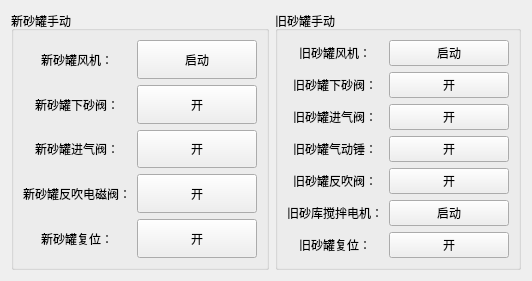
     <widget class="QWidget" name="tab_9">
      <attribute name="title">
       <string>供料系统</string>
      </attribute>
      <layout class="QVBoxLayout" name="verticalLayout_22">
       <item>
        <layout class="QHBoxLayout" name="horizontalLayout_3">
         <item>
          <widget class="QGroupBox" name="groupBox_11">
           <property name="title">
            <string>新砂罐手动</string>
           </property>
           <layout class="QVBoxLayout" name="verticalLayout_4">
            <item>
             <layout class="QGridLayout" name="gridLayout_8">
              <item row="0" column="0">
               <widget class="QLabel" name="label_84">
                <property name="text">
                 <string>新砂罐风机：</string>
                </property>
                <property name="alignment">
                 <set>Qt::AlignCenter</set>
                </property>
               </widget>
              </item>
              <item row="0" column="1">
               <widget class="QPushButton" name="btnNewSandTankBlower">
                <property name="minimumSize">
                 <size>
                  <width>100</width>
                  <height>0</height>
                 </size>
                </property>
                <property name="maximumSize">
                 <size>
                  <width>120</width>
                  <height>40</height>
                 </size>
                </property>
                <property name="text">
                 <string>启动</string>
                </property>
               </widget>
              </item>
              <item row="1" column="0">
               <widget class="QLabel" name="label_85">
                <property name="text">
                 <string>新砂罐下砂阀：</string>
                </property>
                <property name="alignment">
                 <set>Qt::AlignCenter</set>
                </property>
               </widget>
              </item>
              <item row="1" column="1">
               <widget class="QPushButton" name="btnNewSandTankDischargeValue">
                <property name="minimumSize">
                 <size>
                  <width>120</width>
                  <height>0</height>
                 </size>
                </property>
                <property name="maximumSize">
                 <size>
                  <width>80</width>
                  <height>40</height>
                 </size>
                </property>
                <property name="text">
                 <string>开</string>
                </property>
               </widget>
              </item>
              <item row="2" column="0">
               <widget class="QLabel" name="label_86">
                <property name="text">
                 <string>新砂罐进气阀：</string>
                </property>
                <property name="alignment">
                 <set>Qt::AlignCenter</set>
                </property>
               </widget>
              </item>
              <item row="2" column="1">
               <widget class="QPushButton" name="btnNewSandTankIntakeValue">
                <property name="minimumSize">
                 <size>
                  <width>120</width>
                  <height>0</height>
                 </size>
                </property>
                <property name="maximumSize">
                 <size>
                  <width>80</width>
                  <height>40</height>
                 </size>
                </property>
                <property name="text">
                 <string>开</string>
                </property>
               </widget>
              </item>
              <item row="3" column="0">
               <widget class="QLabel" name="label_87">
                <property name="text">
                 <string>新砂罐反吹电磁阀：</string>
                </property>
                <property name="alignment">
                 <set>Qt::AlignCenter</set>
                </property>
               </widget>
              </item>
              <item row="3" column="1">
               <widget class="QPushButton" name="btnNewSandTankReversePulseSolenoidValve">
                <property name="minimumSize">
                 <size>
                  <width>120</width>
                  <height>0</height>
                 </size>
                </property>
                <property name="maximumSize">
                 <size>
                  <width>80</width>
                  <height>40</height>
                 </size>
                </property>
                <property name="text">
                 <string>开</string>
                </property>
               </widget>
              </item>
              <item row="4" column="0">
               <widget class="QLabel" name="label_88">
                <property name="text">
                 <string>新砂罐复位：</string>
                </property>
                <property name="alignment">
                 <set>Qt::AlignCenter</set>
                </property>
               </widget>
              </item>
              <item row="4" column="1">
               <widget class="QPushButton" name="btnSolenoidValveReset">
                <property name="minimumSize">
                 <size>
                  <width>120</width>
                  <height>0</height>
                 </size>
                </property>
                <property name="maximumSize">
                 <size>
                  <width>80</width>
                  <height>40</height>
                 </size>
                </property>
                <property name="text">
                 <string>开</string>
                </property>
               </widget>
              </item>
             </layout>
            </item>
           </layout>
          </widget>
         </item>
         <item>
          <widget class="QGroupBox" name="groupBox_12">
           <property name="title">
            <string>旧砂罐手动</string>
           </property>
           <layout class="QVBoxLayout" name="verticalLayout_21">
            <item>
             <layout class="QGridLayout" name="gridLayout_13">
              <item row="0" column="0">
               <widget class="QLabel" name="label_89">
                <property name="layoutDirection">
                 <enum>Qt::RightToLeft</enum>
                </property>
                <property name="text">
                 <string>旧砂罐风机：</string>
                </property>
                <property name="alignment">
                 <set>Qt::AlignCenter</set>
                </property>
               </widget>
              </item>
              <item row="0" column="1">
               <widget class="QPushButton" name="btnOldSandTankBlower">
                <property name="minimumSize">
                 <size>
                  <width>120</width>
                  <height>0</height>
                 </size>
                </property>
                <property name="maximumSize">
                 <size>
                  <width>80</width>
                  <height>40</height>
                 </size>
                </property>
                <property name="text">
                 <string>启动</string>
                </property>
               </widget>
              </item>
              <item row="1" column="0">
               <widget class="QLabel" name="label_90">
                <property name="layoutDirection">
                 <enum>Qt::LeftToRight</enum>
                </property>
                <property name="text">
                 <string>旧砂罐下砂阀：</string>
                </property>
                <property name="alignment">
                 <set>Qt::AlignCenter</set>
                </property>
               </widget>
              </item>
              <item row="1" column="1">
               <widget class="QPushButton" name="btnOldSandTankDischargeValve">
                <property name="minimumSize">
                 <size>
                  <width>120</width>
                  <height>0</height>
                 </size>
                </property>
                <property name="maximumSize">
                 <size>
                  <width>80</width>
                  <height>40</height>
                 </size>
                </property>
                <property name="text">
                 <string>开</string>
                </property>
               </widget>
              </item>
              <item row="2" column="0">
               <widget class="QLabel" name="label_91">
                <property name="layoutDirection">
                 <enum>Qt::LeftToRight</enum>
                </property>
                <property name="text">
                 <string>旧砂罐进气阀：</string>
                </property>
                <property name="alignment">
                 <set>Qt::AlignCenter</set>
                </property>
               </widget>
              </item>
              <item row="2" column="1">
               <widget class="QPushButton" name="btnOldSandTankIntakeValue">
                <property name="minimumSize">
                 <size>
                  <width>120</width>
                  <height>0</height>
                 </size>
                </property>
                <property name="maximumSize">
                 <size>
                  <width>80</width>
                  <height>40</height>
                 </size>
                </property>
                <property name="text">
                 <string>开</string>
                </property>
               </widget>
              </item>
              <item row="3" column="0">
               <widget class="QLabel" name="label_92">
                <property name="layoutDirection">
                 <enum>Qt::LeftToRight</enum>
                </property>
                <property name="text">
                 <string>旧砂罐气动锤：</string>
                </property>
                <property name="alignment">
                 <set>Qt::AlignCenter</set>
                </property>
               </widget>
              </item>
              <item row="3" column="1">
               <widget class="QPushButton" name="btnOldSandTankPneumaticHammer">
                <property name="minimumSize">
                 <size>
                  <width>120</width>
                  <height>0</height>
                 </size>
                </property>
                <property name="maximumSize">
                 <size>
                  <width>80</width>
                  <height>40</height>
                 </size>
                </property>
                <property name="text">
                 <string>开</string>
                </property>
               </widget>
              </item>
              <item row="4" column="0">
               <widget class="QLabel" name="label_93">
                <property name="layoutDirection">
                 <enum>Qt::LeftToRight</enum>
                </property>
                <property name="text">
                 <string>旧砂罐反吹阀：</string>
                </property>
                <property name="alignment">
                 <set>Qt::AlignCenter</set>
                </property>
               </widget>
              </item>
              <item row="4" column="1">
               <widget class="QPushButton" name="btnOldSandTankReversePulseValve">
                <property name="minimumSize">
                 <size>
                  <width>120</width>
                  <height>0</height>
                 </size>
                </property>
                <property name="maximumSize">
                 <size>
                  <width>80</width>
                  <height>40</height>
                 </size>
                </property>
                <property name="text">
                 <string>开</string>
                </property>
               </widget>
              </item>
              <item row="5" column="0">
               <widget class="QLabel" name="label_94">
                <property name="layoutDirection">
                 <enum>Qt::LeftToRight</enum>
                </property>
                <property name="text">
                 <string>旧砂库搅拌电机：</string>
                </property>
                <property name="alignment">
                 <set>Qt::AlignCenter</set>
                </property>
               </widget>
              </item>
              <item row="5" column="1">
               <widget class="QPushButton" name="btnOldSandSiloAgitatorMotor">
                <property name="minimumSize">
                 <size>
                  <width>120</width>
                  <height>0</height>
                 </size>
                </property>
                <property name="maximumSize">
                 <size>
                  <width>80</width>
                  <height>40</height>
                 </size>
                </property>
                <property name="text">
                 <string>启动</string>
                </property>
               </widget>
              </item>
              <item row="6" column="0">
               <widget class="QLabel" name="label_95">
                <property name="layoutDirection">
                 <enum>Qt::LeftToRight</enum>
                </property>
                <property name="text">
                 <string>旧砂罐复位：</string>
                </property>
                <property name="alignment">
                 <set>Qt::AlignCenter</set>
                </property>
               </widget>
              </item>
              <item row="6" column="1">
               <widget class="QPushButton" name="btnOldSandTankReset">
                <property name="minimumSize">
                 <size>
                  <width>120</width>
                  <height>0</height>
                 </size>
                </property>
                <property name="maximumSize">
                 <size>
                  <width>80</width>
                  <height>40</height>
                 </size>
                </property>
                <property name="text">
                 <string>开</string>
                </property>
               </widget>
              </item>
             </layout>
            </item>
           </layout>
          </widget>
         </item>
        </layout>
       </item>
      </layout>
     </widget>
